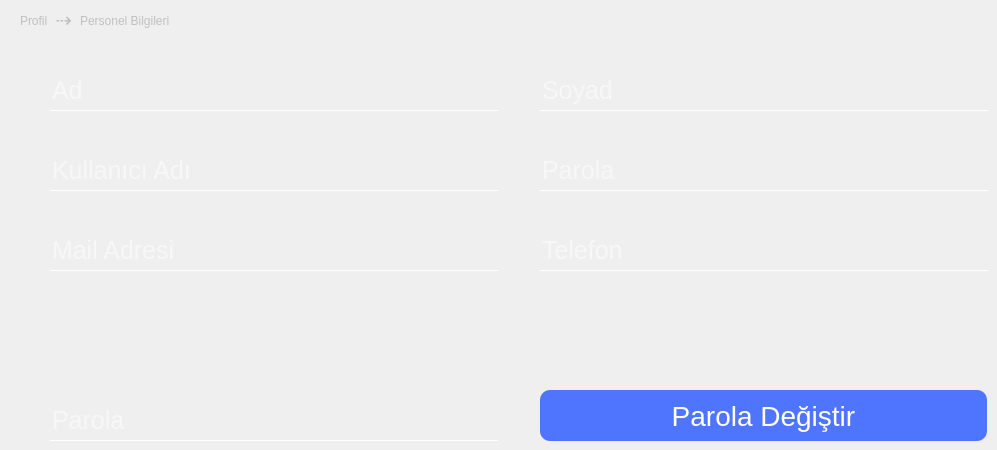
     <widget class="QWidget" name="qw_profil">
      <property name="styleSheet">
       <string notr="true">QPushButton{
background:rgba(45,54,76,0.93);
border:none;
color:silver;
font-size:28px;
}

QPushButton:hover{
background:rgba(35,43,62,0.97);
border:none;
color:white;
}

QFrame{
background:rgba(0,0,0,0.2);
}
QLineEdit{
font-size:25px;;
color:white;
background:transparent;
border:none;
border-bottom:1px solid white;
}
QTextEdit{
font-size:24px;;
color:white;
border:none;
border-radius:7px;
background:rgba(0,0,0,0.11);
}
QPushButton{
background:rgb(79, 117, 255);
border-radius:10px;
color:#fff;
}

QCheckBox{
color:silver;
background:transparent
}
QCheckBox:hover{
color:white;
}


</string>
      </property>
      <widget class="QLineEdit" name="profil_ad">
       <property name="enabled">
        <bool>false</bool>
       </property>
       <property name="geometry">
        <rect>
         <x>50</x>
         <y>70</y>
         <width>448</width>
         <height>41</height>
        </rect>
       </property>
       <property name="text">
        <string/>
       </property>
       <property name="maxLength">
        <number>24</number>
       </property>
       <property name="frame">
        <bool>true</bool>
       </property>
       <property name="placeholderText">
        <string>Ad</string>
       </property>
      </widget>
      <widget class="QLineEdit" name="profil_mail">
       <property name="enabled">
        <bool>false</bool>
       </property>
       <property name="geometry">
        <rect>
         <x>50</x>
         <y>230</y>
         <width>448</width>
         <height>41</height>
        </rect>
       </property>
       <property name="text">
        <string/>
       </property>
       <property name="maxLength">
        <number>24</number>
       </property>
       <property name="placeholderText">
        <string>Mail Adresi</string>
       </property>
      </widget>
      <widget class="QLineEdit" name="profil_kullanici_adi">
       <property name="enabled">
        <bool>false</bool>
       </property>
       <property name="geometry">
        <rect>
         <x>50</x>
         <y>150</y>
         <width>448</width>
         <height>41</height>
        </rect>
       </property>
       <property name="text">
        <string/>
       </property>
       <property name="maxLength">
        <number>24</number>
       </property>
       <property name="placeholderText">
        <string>Kullanıcı Adı</string>
       </property>
      </widget>
      <widget class="QLineEdit" name="profil_telefon">
       <property name="enabled">
        <bool>false</bool>
       </property>
       <property name="geometry">
        <rect>
         <x>540</x>
         <y>230</y>
         <width>448</width>
         <height>41</height>
        </rect>
       </property>
       <property name="text">
        <string/>
       </property>
       <property name="maxLength">
        <number>24</number>
       </property>
       <property name="placeholderText">
        <string>Telefon</string>
       </property>
      </widget>
      <widget class="QLineEdit" name="profil_parola">
       <property name="enabled">
        <bool>false</bool>
       </property>
       <property name="geometry">
        <rect>
         <x>540</x>
         <y>150</y>
         <width>448</width>
         <height>41</height>
        </rect>
       </property>
       <property name="text">
        <string/>
       </property>
       <property name="maxLength">
        <number>24</number>
       </property>
       <property name="placeholderText">
        <string>Parola</string>
       </property>
      </widget>
      <widget class="QLineEdit" name="profil_soyad">
       <property name="enabled">
        <bool>false</bool>
       </property>
       <property name="geometry">
        <rect>
         <x>540</x>
         <y>70</y>
         <width>448</width>
         <height>41</height>
        </rect>
       </property>
       <property name="text">
        <string/>
       </property>
       <property name="maxLength">
        <number>24</number>
       </property>
       <property name="frame">
        <bool>true</bool>
       </property>
       <property name="placeholderText">
        <string>Soyad</string>
       </property>
      </widget>
      <widget class="QLineEdit" name="profil_parola_yeni">
       <property name="geometry">
        <rect>
         <x>50</x>
         <y>400</y>
         <width>448</width>
         <height>41</height>
        </rect>
       </property>
       <property name="text">
        <string/>
       </property>
       <property name="maxLength">
        <number>24</number>
       </property>
       <property name="placeholderText">
        <string>Parola</string>
       </property>
      </widget>
      <widget class="QPushButton" name="btn_profilParola">
       <property name="geometry">
        <rect>
         <x>540</x>
         <y>390</y>
         <width>447</width>
         <height>51</height>
        </rect>
       </property>
       <property name="font">
        <font>
         <pointsize>-1</pointsize>
        </font>
       </property>
       <property name="cursor">
        <cursorShape>PointingHandCursor</cursorShape>
       </property>
       <property name="text">
        <string>Parola Değiştir</string>
       </property>
       <property name="shortcut">
        <string>Return</string>
       </property>
      </widget>
      <widget class="QLabel" name="label_26">
       <property name="geometry">
        <rect>
         <x>80</x>
         <y>10</y>
         <width>111</width>
         <height>21</height>
        </rect>
       </property>
       <property name="font">
        <font>
         <pointsize>9</pointsize>
        </font>
       </property>
       <property name="styleSheet">
        <string notr="true">QLabel{
color:silver;
background:transparent;
}</string>
       </property>
       <property name="text">
        <string>Personel Bilgileri</string>
       </property>
      </widget>
      <widget class="QLabel" name="label_22">
       <property name="geometry">
        <rect>
         <x>50</x>
         <y>12</y>
         <width>31</width>
         <height>16</height>
        </rect>
       </property>
       <property name="font">
        <font>
         <pointsize>15</pointsize>
        </font>
       </property>
       <property name="styleSheet">
        <string notr="true">QLabel{
color:silver;
background:transparent;
}</string>
       </property>
       <property name="text">
        <string> ⇢</string>
       </property>
      </widget>
      <widget class="QLabel" name="label_23">
       <property name="geometry">
        <rect>
         <x>20</x>
         <y>10</y>
         <width>31</width>
         <height>21</height>
        </rect>
       </property>
       <property name="font">
        <font>
         <pointsize>9</pointsize>
        </font>
       </property>
       <property name="styleSheet">
        <string notr="true">QLabel{
color:silver;
background:transparent;
}</string>
       </property>
       <property name="text">
        <string>Profil</string>
       </property>
      </widget>
     </widget>
